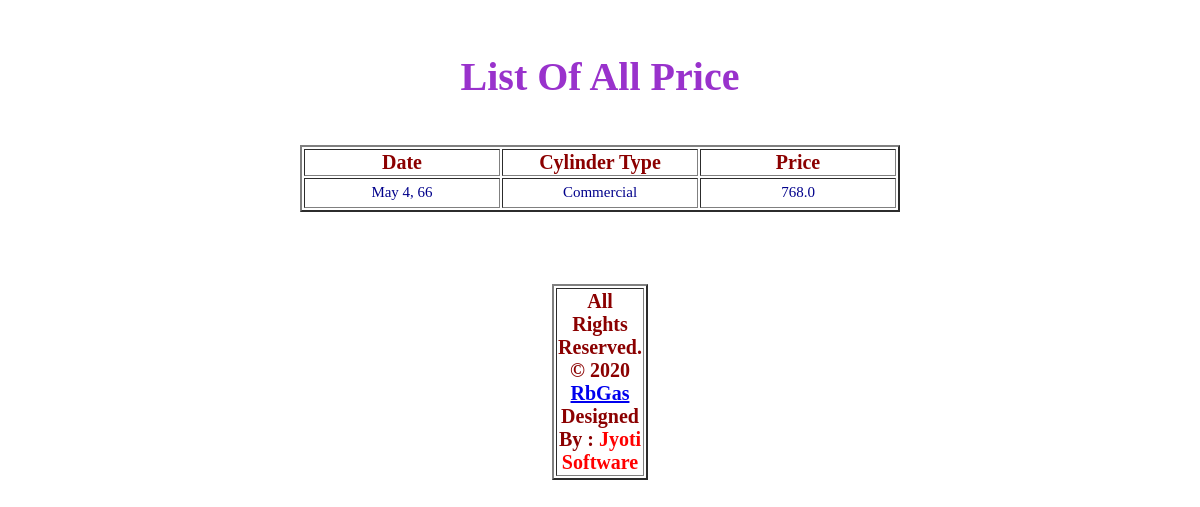
/view_price/, run on the app's committed database.
### Distributer/models.py (models this page shows)
class PriceModel(models.Model):
    p_id=models.IntegerField(primary_key=True)
    c_type=models.CharField(max_length=30)
    price=models.FloatField()
    date=models.DateField()

### Distributer/views.py (the view, shortened to what this page needs)
# urls.py: path('view_price/',views.ViewPrice.as_view(),name='view_price'),
class ViewPrice(View):
    def get(self,request):
        res = PriceModel.objects.all()
        print(res)
        return render(request,"agency/view_price.html",{"data":res})

### templates/agency/view_price.html (shortened to what this page needs)
<html>
<head>
</head>
<body>
    <br>
        <h1 style="text-align: center;font-family: 'Agency FB';color:darkorchid;font-size: 40px"><b>List Of All Price</b></h1>
<br>
<table align="center" border="2" width="600">
<tr>
    <th style="text-align: center">
        Date
    </th>
    <th style="text-align: center">
        Cylinder Type
    </th>
    <th style="text-align: center;">
        Price
    </th>
</tr>
    {% for x in data %}
     <tr>
    <td >
        {{x.date }}
    </td>
    <td>
        {{ x.c_type }}
    </td>
    <td>
        {{ x.price }}
    </td>
    </tr>
    {% endfor %}
</table>
{% include 'footer.html' %}
</body>
</html>

### templates/agency/view_price.html (style rules this page uses)
th { width: 80px; text-align: center; font-family: "Agency FB"; font-size: 20px; color: darkred; }
td { width: 120px; text-align: center; font-family: "Arial Rounded MT Bold"; font-size: 15px; color: darkblue; height: 30px; }

### data on the page
PriceModel: date "May 4, 66", c_type "Commercial", price "768.0"
